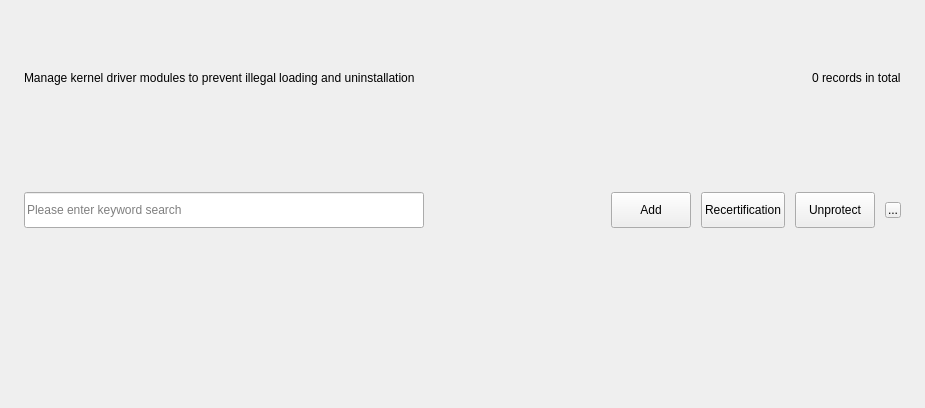
<?xml version="1.0" encoding="UTF-8"?>
<ui version="4.0">
 <class>KernelProtected</class>
 <widget class="QWidget" name="KernelProtected">
  <property name="geometry">
   <rect>
    <x>0</x>
    <y>0</y>
    <width>925</width>
    <height>408</height>
   </rect>
  </property>
  <property name="windowTitle">
   <string>Form</string>
  </property>
  <property name="styleSheet">
   <string notr="true"/>
  </property>
  <layout class="QVBoxLayout" name="verticalLayout">
   <property name="spacing">
    <number>10</number>
   </property>
   <property name="leftMargin">
    <number>24</number>
   </property>
   <property name="topMargin">
    <number>16</number>
   </property>
   <property name="rightMargin">
    <number>0</number>
   </property>
   <property name="bottomMargin">
    <number>4</number>
   </property>
   <item>
    <layout class="QHBoxLayout" name="horizontalLayout">
     <property name="rightMargin">
      <number>24</number>
     </property>
     <item>
      <widget class="QLabel" name="label">
       <property name="minimumSize">
        <size>
         <width>420</width>
         <height>0</height>
        </size>
       </property>
       <property name="text">
        <string>Manage kernel driver modules to prevent illegal loading and uninstallation</string>
       </property>
      </widget>
     </item>
     <item>
      <spacer name="horizontalSpacer">
       <property name="orientation">
        <enum>Qt::Horizontal</enum>
       </property>
       <property name="sizeHint" stdset="0">
        <size>
         <width>40</width>
         <height>20</height>
        </size>
       </property>
      </spacer>
     </item>
     <item>
      <widget class="QLabel" name="m_tips">
       <property name="text">
        <string>0 records in total</string>
       </property>
      </widget>
     </item>
    </layout>
   </item>
   <item>
    <widget class="QWidget" name="m_controlLine" native="true">
     <layout class="QHBoxLayout" name="horizontalLayout_2">
      <property name="spacing">
       <number>10</number>
      </property>
      <property name="leftMargin">
       <number>0</number>
      </property>
      <property name="topMargin">
       <number>0</number>
      </property>
      <property name="rightMargin">
       <number>24</number>
      </property>
      <property name="bottomMargin">
       <number>0</number>
      </property>
      <item>
       <widget class="QLineEdit" name="m_search">
        <property name="sizePolicy">
         <sizepolicy hsizetype="Fixed" vsizetype="Fixed">
          <horstretch>0</horstretch>
          <verstretch>0</verstretch>
         </sizepolicy>
        </property>
        <property name="minimumSize">
         <size>
          <width>400</width>
          <height>36</height>
         </size>
        </property>
        <property name="maximumSize">
         <size>
          <width>400</width>
          <height>36</height>
         </size>
        </property>
        <property name="placeholderText">
         <string>Please enter keyword search</string>
        </property>
       </widget>
      </item>
      <item>
       <spacer name="horizontalSpacer_2">
        <property name="orientation">
         <enum>Qt::Horizontal</enum>
        </property>
        <property name="sizeHint" stdset="0">
         <size>
          <width>40</width>
          <height>20</height>
         </size>
        </property>
       </spacer>
      </item>
      <item>
       <widget class="QPushButton" name="m_add">
        <property name="sizePolicy">
         <sizepolicy hsizetype="Fixed" vsizetype="Fixed">
          <horstretch>0</horstretch>
          <verstretch>0</verstretch>
         </sizepolicy>
        </property>
        <property name="minimumSize">
         <size>
          <width>72</width>
          <height>36</height>
         </size>
        </property>
        <property name="text">
         <string>Add</string>
        </property>
       </widget>
      </item>
      <item>
       <widget class="QPushButton" name="m_recertification">
        <property name="sizePolicy">
         <sizepolicy hsizetype="Fixed" vsizetype="Fixed">
          <horstretch>0</horstretch>
          <verstretch>0</verstretch>
         </sizepolicy>
        </property>
        <property name="minimumSize">
         <size>
          <width>72</width>
          <height>36</height>
         </size>
        </property>
        <property name="text">
         <string>Recertification</string>
        </property>
       </widget>
      </item>
      <item>
       <widget class="QPushButton" name="m_unprotect">
        <property name="sizePolicy">
         <sizepolicy hsizetype="Fixed" vsizetype="Fixed">
          <horstretch>0</horstretch>
          <verstretch>0</verstretch>
         </sizepolicy>
        </property>
        <property name="minimumSize">
         <size>
          <width>72</width>
          <height>36</height>
         </size>
        </property>
        <property name="text">
         <string>Unprotect</string>
        </property>
       </widget>
      </item>
      <item>
       <widget class="QToolButton" name="m_refresh">
        <property name="maximumSize">
         <size>
          <width>16</width>
          <height>16</height>
         </size>
        </property>
        <property name="cursor">
         <cursorShape>PointingHandCursor</cursorShape>
        </property>
        <property name="text">
         <string>...</string>
        </property>
       </widget>
      </item>
     </layout>
    </widget>
   </item>
   <item>
    <widget class="KS::KernelProtectedTable" name="m_kernelTable" native="true"/>
   </item>
  </layout>
 </widget>
 <customwidgets>
  <customwidget>
   <class>KS::KernelProtectedTable</class>
   <extends>QWidget</extends>
   <header>src/ui/tp/kernel-protected-table.h</header>
   <container>1</container>
  </customwidget>
 </customwidgets>
 <resources/>
 <connections/>
</ui>
